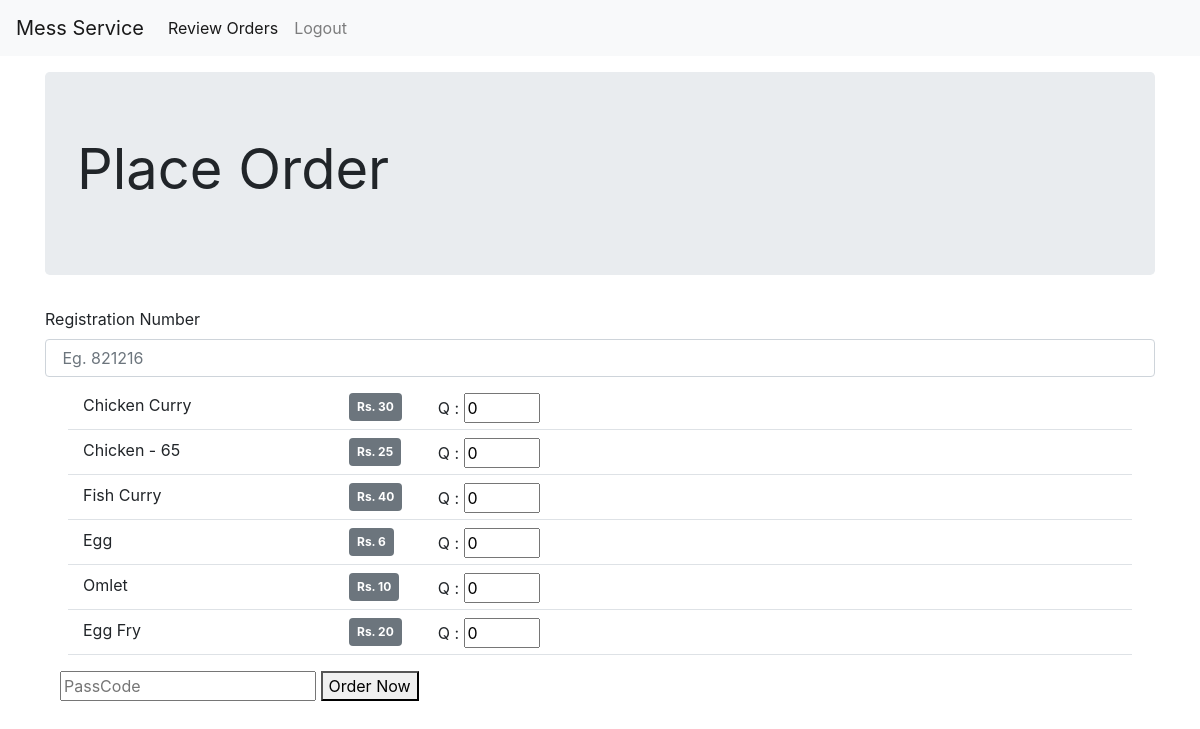
Before: /vendor/order/ (signed in) with the older database file.
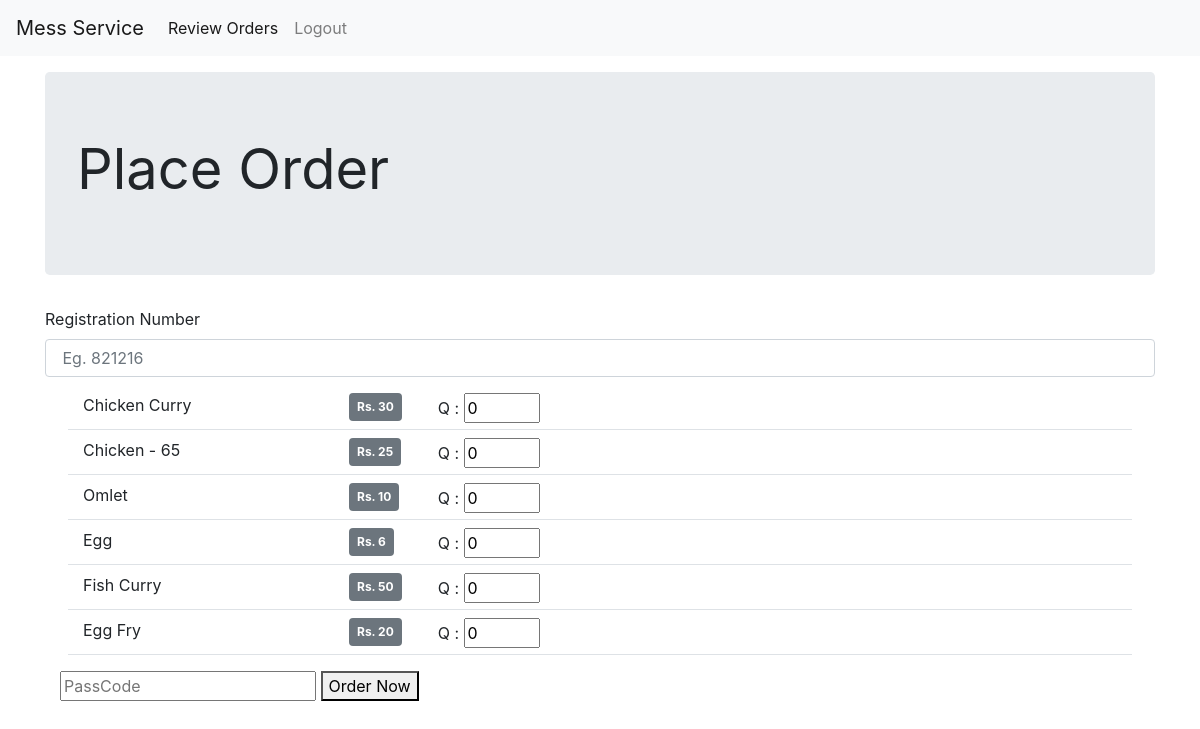
After: the same page with the newer database file.
### vendor/models.py (models this page shows, shortened)
class ExtraItems(models.Model):
    item_name = models.CharField(max_length=100, primary_key=True)
    item_cost = models.CharField(max_length=10)

### vendor/views.py (the view, shortened to what this page needs)
# urls.py: path('order/',order, name="order"),
@login_required
@user_passes_test(check)
def order(request):
    print(request.user)
    extraItems = ExtraItems.objects.all()
    content = {
        "extraItems": extraItems,
    }
    return render(request, 'vendor/order.html', content)

### vendor/views.py (called while the page is built)
def check(user):
    return not Student.objects.filter(user=user).exists()

### templates/vendor/order.html (shortened to what this page needs)
{% extends 'base.html' %}
{% load static %}
{% block body %}
<nav class="navbar navbar-expand-lg navbar-light bg-light mb-3">
  <a class="navbar-brand" href="#">Mess Service</a>
  <div class="collapse navbar-collapse" id="navbarSupportedContent">
    <ul class="navbar-nav mr-auto">
      <li class="nav-item active">
        <a class="nav-link" href="#">Review Orders </a>
      </li>
      <li class="nav-item">
                <a class="nav-link" href="{% url 'accounts:logout' %}">Logout</a>
              </li>
    </ul>
  </div>
</nav>
<div class="container">
  <div class="jumbotron">
    <h1 class="display-4"><strong>Place Order</strong> </h1>
  </div>
  <form class="form-signin" method="POST">
    <div class="form-group">
      <label>Registration Number</label>
      <input type="text" name="reg_id" class="form-control" id="regNum" placeholder=" Eg. 821216">
    </div>
    <div class="form-group">
      <div class="container">
        {% for extraItem in extraItems %}
        <div class="row m-2 border-bottom">
          <div class="col-3"><label>{{extraItem.item_name}} </label></div>
          <div class="col-1"><label class="badge badge-secondary p-2">Rs. {{extraItem.item_cost}} </label></div>
          <div class="col-4">
            <label>Q : </label>
            <input class="mr-2" type="number" name="{{extraItem.item_name}}" min="0" max="9" value=0 />
          </div>
        </div>
        {% endfor %}
      </div>
    </div>
    <div class="form-group">
      <div class="container">
        <input type="password" id="passCode" name="Passcode" placeholder="PassCode" required> <button
          type="submit">Order Now</button>
      </div>
  </form>
</div>
{% endblock %}

Changed rows visible on the page:
shown differently, row unchanged: ExtraItems "Omlet": moves up the list
shown differently, row unchanged: ExtraItems "Egg": moves down the list
changed ExtraItems "Fish Curry": item_cost "40" → "50"
